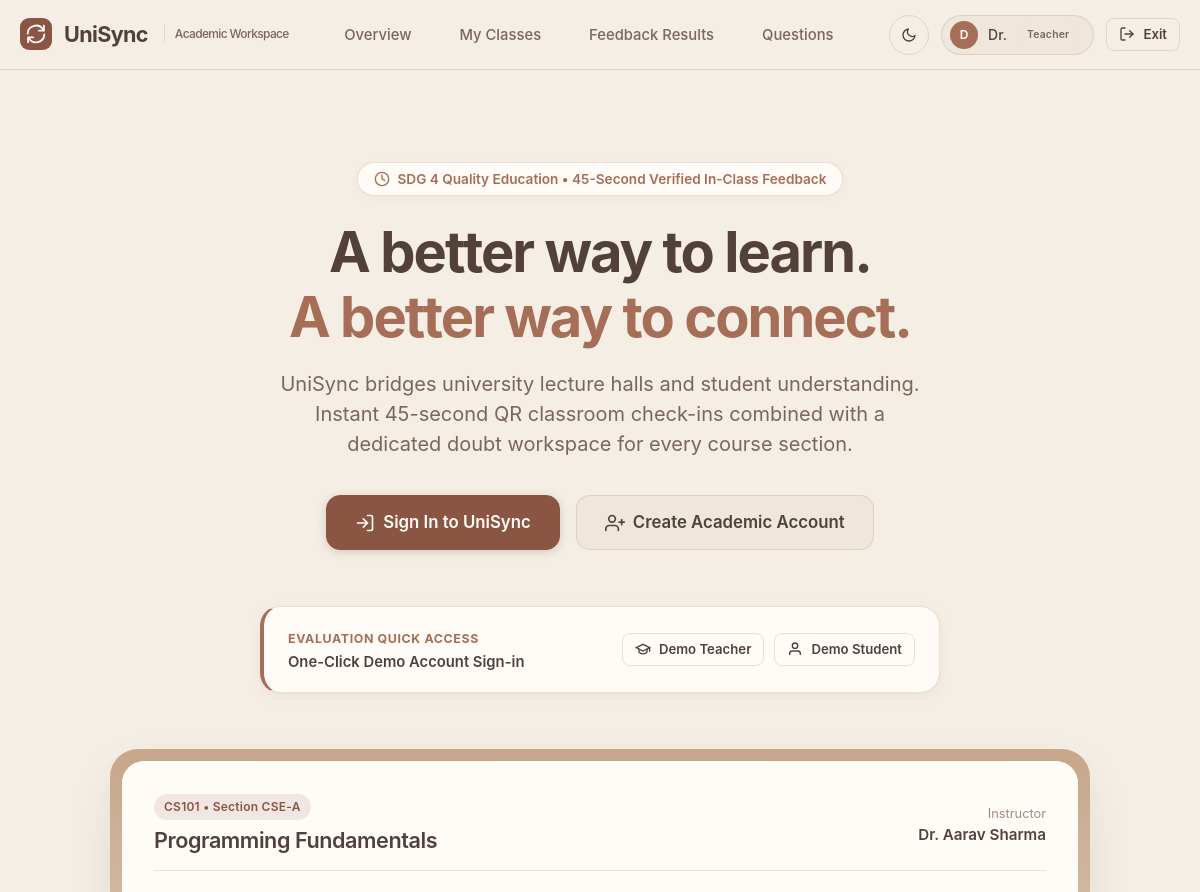
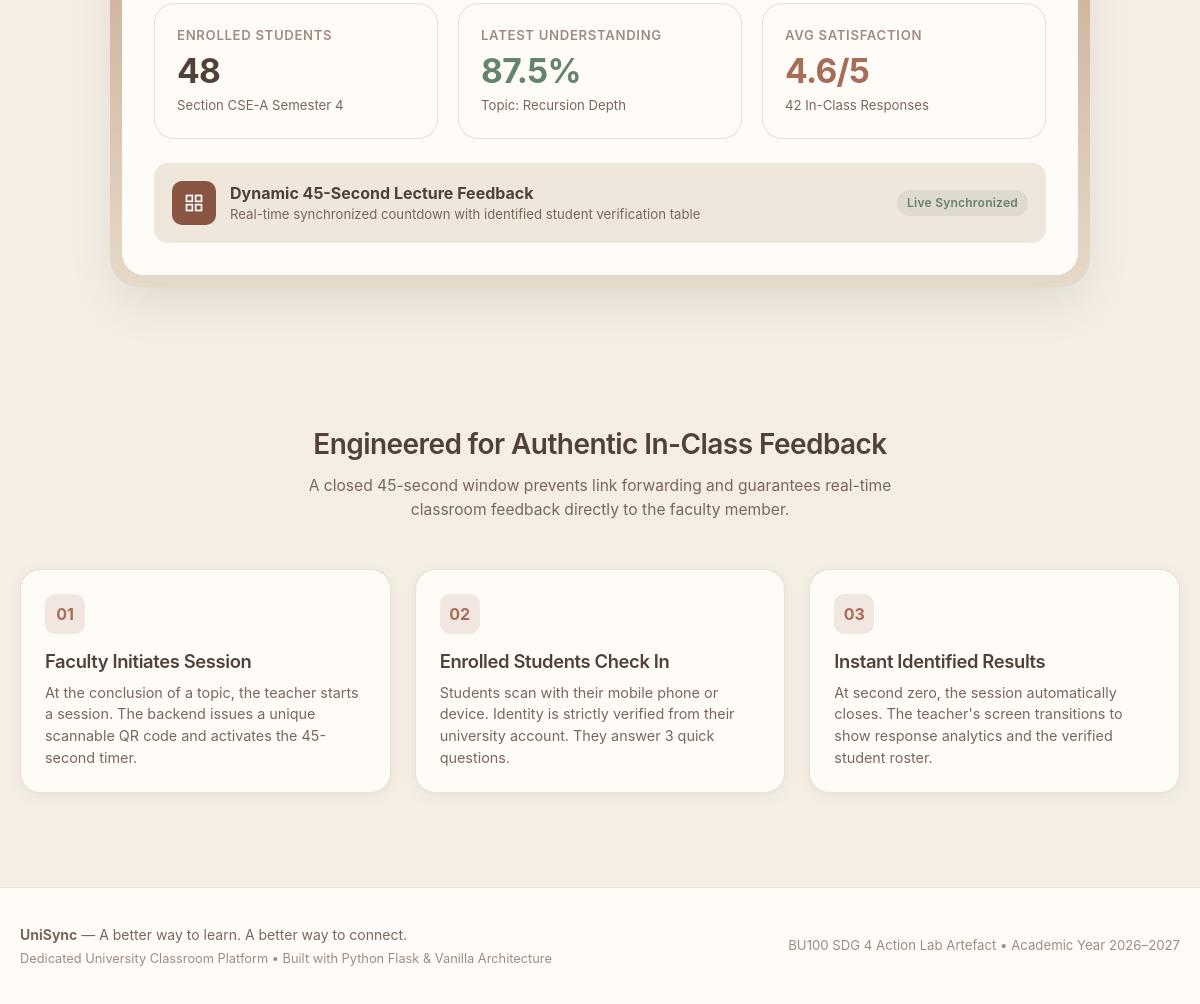
Screenshot of /landing (signed in) with the database file from the repository (2 pictures, top to bottom).
### models/users.py (models this page shows, shortened)
class User(db.Model):
    __tablename__ = 'users'
    id = db.Column(db.Integer, primary_key=True)
    email = db.Column(db.String(120), unique=True, nullable=False, index=True)
    password_hash = db.Column(db.String(255), nullable=False)
    role = db.Column(db.String(20), nullable=False)  # 'student' or 'teacher'
    full_name = db.Column(db.String(100), nullable=False)
    is_active = db.Column(db.Boolean, default=True, nullable=False)
    created_at = db.Column(db.DateTime, default=utcnow, nullable=False)
    student_profile = db.relationship('StudentProfile', back_populates='user', uselist=False, cascade='all, delete-orphan')
    teacher_profile = db.relationship('TeacherProfile', back_populates='user', uselist=False, cascade='all, delete-orphan')
    notifications = db.relationship('Notification', back_populates='user', cascade='all, delete-orphan', order_by='Notification.created_at.desc()')
    audit_logs = db.relationship('AuditLog', back_populates='user')
    @property
    def is_student(self):
        return self.role == 'student'
    @property
    def is_teacher(self):
        return self.role == 'teacher'

### routes/auth.py (the view)
@auth_bp.route('/landing')
def landing():
    return render_template('landing.html')

### auth_helpers.py (called while the page is built)
def get_current_user():
    user_id = session.get('user_id')
    if not user_id:
        return None
    return db.session.get(User, user_id)

def init_user_context():
    g.user = get_current_user()
    if g.user:
        g.student = g.user.student_profile if g.user.is_student else None
        g.teacher = g.user.teacher_profile if g.user.is_teacher else None
    else:
        g.student = None
        g.teacher = None

### extensions.py (called while the page is built)
def utcnow():
    return datetime.now(timezone.utc).replace(tzinfo=None)

### templates/landing.html (shortened to what this page needs)
{% extends "base.html" %}
{% block content %}
<div class="hero-section">
  <div class="hero-pill">
    <svg class="icon-sm" viewBox="0 0 24 24" fill="none" stroke="currentColor" stroke-width="2" stroke-linecap="round" stroke-linejoin="round">
      <circle cx="12" cy="12" r="10"></circle>
      <polyline points="12 6 12 12 16 14"></polyline>
    </svg>
    <span>SDG 4 Quality Education &bull; 45-Second Verified In-Class Feedback</span>
  </div>
  <h1 class="hero-title">
    A better way to learn.<br>
    <span>A better way to connect.</span>
  </h1>
  <p class="hero-subtitle">
    UniSync bridges university lecture halls and student understanding. Instant 45-second QR classroom check-ins combined with a dedicated doubt workspace for every course section.
  </p>
  <div class="hero-actions">
    <a href="{{ url_for('auth.login') }}" class="btn btn-primary btn-lg">
      <svg class="icon-md" viewBox="0 0 24 24" fill="none" stroke="currentColor" stroke-width="2" stroke-linecap="round" stroke-linejoin="round">
        <path d="M15 3h4a2 2 0 0 1 2 2v14a2 2 0 0 1-2 2h-4"></path>
        <polyline points="10 17 15 12 10 7"></polyline>
        <line x1="15" y1="12" x2="3" y2="12"></line>
      </svg>
      <span>Sign In to UniSync</span>
    </a>
    <a href="{{ url_for('auth.signup') }}" class="btn btn-secondary btn-lg">
      <span>Create Academic Account</span>
    </a>
  </div>
  <div class="card card-hoverable" style="max-width: 680px; margin: 0 auto 56px auto; padding: 18px 24px; border-left: 4px solid var(--muted-terracotta);">
    <div style="display: flex; align-items: center; justify-content: space-between; flex-wrap: wrap; gap: 12px;">
      <div style="text-align: left;">
        <span style="font-size: 0.775rem; text-transform: uppercase; font-weight: 700; color: var(--muted-terracotta); letter-spacing: 0.05em;">Evaluation Quick Access</span>
        <div style="font-size: 0.925rem; font-weight: 600; color: var(--text-primary); margin-top: 2px;">
          One-Click Demo Account Sign-in
        </div>
      </div>
      <div style="display: flex; gap: 10px;">
        <a href="{{ url_for('auth.demo_login', role='teacher') }}" class="btn btn-outline btn-sm">
          <svg class="icon-sm" viewBox="0 0 24 24" fill="none" stroke="currentColor" stroke-width="2"><path d="M22 10v6M2 10l10-5 10 5-10 5z"/><path d="M6 12v5c3 3 9 3 12 0v-5"/></svg>
          <span>Demo Teacher</span>
        </a>
        <a href="{{ url_for('auth.demo_login', role='student') }}" class="btn btn-outline btn-sm">
          <svg class="icon-sm" viewBox="0 0 24 24" fill="none" stroke="currentColor" stroke-width="2"><path d="M20 21v-2a4 4 0 0 0-4-4H8a4 4 0 0 0-4 4v2"/><circle cx="12" cy="7" r="4"/></svg>
          <span>Demo Student</span>
        </a>
      </div>
    </div>
  </div>
  <div class="preview-wrapper">
    <div class="preview-card">
      <div style="display: flex; justify-content: space-between; align-items: center; border-bottom: 1px solid var(--border-light); padding-bottom: 16px; margin-bottom: 24px;">
        <div>
          <span class="badge badge-primary">CS101 &bull; Section CSE-A</span>
          <h3 style="margin-top: 6px;">Programming Fundamentals</h3>
        </div>
        <div style="text-align: right;">
          <span style="font-size: 0.8rem; color: var(--text-muted);">Instructor</span>
          <div style="font-size: 0.95rem; font-weight: 600;">Dr. Aarav Sharma</div>
        </div>
      </div>
      <div class="stats-grid" style="margin-bottom: 24px;">
        <div class="stat-card">
          <span class="stat-label">Enrolled Students</span>
          <span class="stat-value">48</span>
          <span class="stat-desc">Section CSE-A Semester 4</span>
        </div>
        <div class="stat-card">
          <span class="stat-label">Latest Understanding</span>
          <span class="stat-value" style="color: var(--success);">87.5%</span>
          <span class="stat-desc">Topic: Recursion Depth</span>
        </div>
        <div class="stat-card">
          <span class="stat-label">Avg Satisfaction</span>
          <span class="stat-value" style="color: var(--muted-terracotta);">4.6/5</span>
          <span class="stat-desc">42 In-Class Responses</span>
        </div>
      </div>
      <div style="background: var(--bg-subtle); border-radius: var(--radius-md); padding: 18px; display: flex; align-items: center; justify-content: space-between; gap: 16px;">
        <div style="display: flex; align-items: center; gap: 14px;">
          <div style="width: 44px; height: 44px; border-radius: 10px; background: var(--primary-button); color: white; display: flex; align-items: center; justify-content: center;">
            <svg class="icon-md" viewBox="0 0 24 24" fill="none" stroke="currentColor" stroke-width="2"><rect x="3" y="3" width="7" height="7"></rect><rect x="14" y="3" width="7" height="7"></rect><rect x="14" y="14" width="7" height="7"></rect><rect x="3" y="14" width="7" height="7"></rect></svg>
          </div>
          <div>
            <div style="font-weight: 700; color: var(--text-primary);">Dynamic 45-Second Lecture Feedback</div>
            <div style="font-size: 0.825rem; color: var(--text-secondary);">Real-time synchronized countdown with identified student verification table</div>
          </div>
        </div>
        <span class="badge badge-success">Live Synchronized</span>
      </div>
    </div>
  </div>
</div>
<div style="padding: 60px 0 30px 0;">
  <div style="text-align: center; max-width: 640px; margin: 0 auto 48px auto;">
    <h2 style="margin-bottom: 12px;">Engineered for Authentic In-Class Feedback</h2>
    <p>A closed 45-second window prevents link forwarding and guarantees real-time classroom feedback directly to the faculty member.</p>
  </div>
  <div style="display: grid; grid-template-columns: repeat(auto-fit, minmax(280px, 1fr)); gap: 24px;">
    <div class="card">
      <div style="width: 40px; height: 40px; border-radius: 10px; background: rgba(166, 109, 87, 0.15); color: var(--muted-terracotta); display: flex; align-items: center; justify-content: center; font-weight: 700; margin-bottom: 16px;">
        01
      </div>
      <h3 style="font-size: 1.15rem; margin-bottom: 8px;">Faculty Initiates Session</h3>
      <p style="font-size: 0.9rem;">
        At the conclusion of a topic, the teacher starts a session. The backend issues a unique scannable QR code and activates the 45-second timer.
      </p>
    </div>
    <div class="card">
      <div style="width: 40px; height: 40px; border-radius: 10px; background: rgba(166, 109, 87, 0.15); color: var(--muted-terracotta); display: flex; align-items: center; justify-content: center; font-weight: 700; margin-bottom: 16px;">
        02
      </div>
      <h3 style="font-size: 1.15rem; margin-bottom: 8px;">Enrolled Students Check In</h3>
      <p style="font-size: 0.9rem;">
        Students scan with their mobile phone or device. Identity is strictly verified from their university account. They answer 3 quick questions.
      </p>
    </div>
    <div class="card">
      <div style="width: 40px; height: 40px; border-radius: 10px; background: rgba(166, 109, 87, 0.15); color: var(--muted-terracotta); display: flex; align-items: center; justify-content: center; font-weight: 700; margin-bottom: 16px;">
        03
      </div>
      <h3 style="font-size: 1.15rem; margin-bottom: 8px;">Instant Identified Results</h3>
      <p style="font-size: 0.9rem;">
        At second zero, the session automatically closes. The teacher's screen transitions to show response analytics and the verified student roster.
      </p>
    </div>
  </div>
</div>
{% endblock %}

### templates/base.html (shortened to what this page needs)
<!DOCTYPE html>
<html lang="en" data-theme="light">
<head>
  <link rel="stylesheet" href="{{ url_for('static', filename='css/style.css') }}">
  <link rel="stylesheet" href="{{ url_for('static', filename='css/responsive.css') }}">
</head>
<body data-role="{{ current_user.role if current_user else '' }}">
  <nav class="site-nav">
    <div class="container">
      <a href="{{ url_for('auth.index') }}" class="nav-brand">
        <div class="brand-icon">
          <svg class="icon-md" viewBox="0 0 24 24" fill="none" stroke="currentColor" stroke-width="2.2" stroke-linecap="round" stroke-linejoin="round">
            <path d="M21.5 2v6h-6M2.5 22v-6h6M2 11.5a10 10 0 0 1 18.8-4.3M22 12.5a10 10 0 0 1-18.8 4.2"/>
          </svg>
        </div>
        <span>UniSync</span>
        <span class="brand-tagline">Academic Workspace</span>
      </a>
      {% if current_user %}
        <ul class="nav-links">
          {% if current_user.is_teacher %}
            <li><a href="{{ url_for('teacher.dashboard') }}" class="nav-link {% if request.endpoint == 'teacher.dashboard' %}active{% endif %}">Overview</a></li>
            <li><a href="{{ url_for('teacher.classes') }}" class="nav-link {% if request.endpoint == 'teacher.classes' %}active{% endif %}">My Classes</a></li>
            <li><a href="{{ url_for('teacher.feedback_history') }}" class="nav-link {% if request.endpoint == 'teacher.feedback_history' %}active{% endif %}">Feedback Results</a></li>
            <li><a href="{{ url_for('teacher.questions') }}" class="nav-link {% if request.endpoint == 'teacher.questions' %}active{% endif %}">Questions</a></li>
          {% endif %}
        </ul>
      {% endif %}
      <div class="nav-actions">
        <button type="button" class="notif-btn theme-toggle-btn" onclick="toggleTheme()" title="Toggle Theme" aria-label="Toggle Light or Dark Mode">
          <svg class="icon-sm theme-icon-moon" viewBox="0 0 24 24" fill="none" stroke="currentColor" stroke-width="2" stroke-linecap="round" stroke-linejoin="round">
            <path d="M21 12.79A9 9 0 1 1 11.21 3 7 7 0 0 0 21 12.79z"></path>
          </svg>
        </button>
        {% if current_user %}
          <div class="user-pill">
            <div class="user-avatar">
              {{ current_user.full_name[:1] }}
            </div>
            <span>{{ current_user.full_name.split(' ')[0] }}</span>
            <span class="badge badge-neutral" style="font-size: 0.65rem;">
              {{ current_user.role.title() }}
            </span>
          </div>
          <a href="{{ url_for('auth.logout') }}" class="btn btn-outline btn-sm" title="Sign out">
            <svg class="icon-sm" viewBox="0 0 24 24" fill="none" stroke="currentColor" stroke-width="2" stroke-linecap="round" stroke-linejoin="round">
              <path d="M9 21H5a2 2 0 0 1-2-2V5a2 2 0 0 1 2-2h4"></path>
              <polyline points="16 17 21 12 16 7"></polyline>
              <line x1="21" y1="12" x2="9" y2="12"></line>
            </svg>
            <span>Exit</span>
          </a>
        {% else %}
          <a href="{{ url_for('auth.login') }}" class="btn btn-outline btn-sm">Sign In</a>
          <a href="{{ url_for('auth.signup') }}" class="btn btn-primary btn-sm">Create Account</a>
        {% endif %}
      </div>
    </div>
  </nav>
  <main class="main-content">
    <div class="container">
      {% block content %}{% endblock %}
    </div>
  </main>
  <footer class="site-footer">
    <div class="container">
      <div class="footer-inner">
        <div>
          <strong>UniSync</strong> &mdash; A better way to learn. A better way to connect.
          <p style="font-size: 0.8rem; margin-top: 4px; color: var(--text-muted);">
            Dedicated University Classroom Platform &bull; Built with Python Flask &amp; Vanilla Architecture
          </p>
        </div>
        <div style="font-size: 0.825rem; color: var(--text-muted);">
          BU100 SDG 4 Action Lab Artefact &bull; Academic Year 2026&ndash;2027
        </div>
      </div>
    </div>
  </footer>
</body>
</html>

### static/css/responsive.css (style rules this page uses)
@media (max-width: 1200px) { .container { padding: 0 20px; } }

### rows the page displays
User: full_name "D", full_name "Dr.", role "Teacher"
